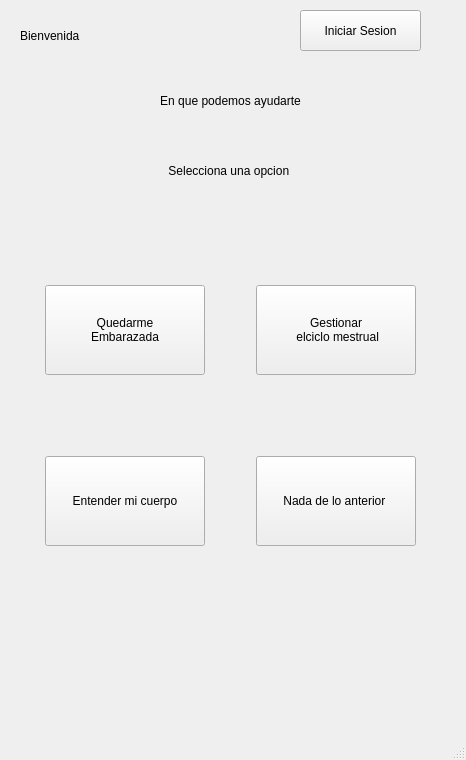
<?xml version="1.0" encoding="UTF-8"?>
<ui version="4.0">
 <class>MainWindow</class>
 <widget class="QMainWindow" name="MainWindow">
  <property name="geometry">
   <rect>
    <x>0</x>
    <y>0</y>
    <width>466</width>
    <height>760</height>
   </rect>
  </property>
  <property name="minimumSize">
   <size>
    <width>466</width>
    <height>760</height>
   </size>
  </property>
  <property name="maximumSize">
   <size>
    <width>466</width>
    <height>760</height>
   </size>
  </property>
  <property name="windowTitle">
   <string>FLOUWER</string>
  </property>
  <widget class="QWidget" name="centralwidget">
   <widget class="QWidget" name="gridLayoutWidget">
    <property name="geometry">
     <rect>
      <x>0</x>
      <y>210</y>
      <width>461</width>
      <height>411</height>
     </rect>
    </property>
    <layout class="QGridLayout" name="gridLayout_2">
     <item row="0" column="0">
      <widget class="QPushButton" name="button_quedarme_embarazada_2">
       <property name="minimumSize">
        <size>
         <width>160</width>
         <height>90</height>
        </size>
       </property>
       <property name="maximumSize">
        <size>
         <width>160</width>
         <height>90</height>
        </size>
       </property>
       <property name="text">
        <string>Quedarme 
Embarazada</string>
       </property>
      </widget>
     </item>
     <item row="1" column="0">
      <widget class="QPushButton" name="button_entendermicuerpo">
       <property name="minimumSize">
        <size>
         <width>160</width>
         <height>90</height>
        </size>
       </property>
       <property name="maximumSize">
        <size>
         <width>160</width>
         <height>90</height>
        </size>
       </property>
       <property name="text">
        <string>Entender mi cuerpo</string>
       </property>
      </widget>
     </item>
     <item row="0" column="1">
      <widget class="QPushButton" name="button_gestionar_ciclo">
       <property name="minimumSize">
        <size>
         <width>160</width>
         <height>90</height>
        </size>
       </property>
       <property name="maximumSize">
        <size>
         <width>160</width>
         <height>90</height>
        </size>
       </property>
       <property name="text">
        <string>Gestionar 
 elciclo mestrual</string>
       </property>
      </widget>
     </item>
     <item row="1" column="1">
      <widget class="QPushButton" name="button_nada_2">
       <property name="minimumSize">
        <size>
         <width>160</width>
         <height>90</height>
        </size>
       </property>
       <property name="maximumSize">
        <size>
         <width>160</width>
         <height>90</height>
        </size>
       </property>
       <property name="text">
        <string>Nada de lo anterior </string>
       </property>
      </widget>
     </item>
    </layout>
   </widget>
   <widget class="QLabel" name="label_2">
    <property name="geometry">
     <rect>
      <x>0</x>
      <y>150</y>
      <width>461</width>
      <height>41</height>
     </rect>
    </property>
    <property name="text">
     <string>Selecciona una opcion </string>
    </property>
    <property name="alignment">
     <set>Qt::AlignCenter</set>
    </property>
   </widget>
   <widget class="QPushButton" name="pushButton_9">
    <property name="geometry">
     <rect>
      <x>300</x>
      <y>10</y>
      <width>121</width>
      <height>41</height>
     </rect>
    </property>
    <property name="minimumSize">
     <size>
      <width>0</width>
      <height>0</height>
     </size>
    </property>
    <property name="maximumSize">
     <size>
      <width>160</width>
      <height>90</height>
     </size>
    </property>
    <property name="text">
     <string>Iniciar Sesion</string>
    </property>
   </widget>
   <widget class="QLabel" name="label">
    <property name="geometry">
     <rect>
      <x>0</x>
      <y>80</y>
      <width>461</width>
      <height>41</height>
     </rect>
    </property>
    <property name="text">
     <string>En que podemos ayudarte</string>
    </property>
    <property name="alignment">
     <set>Qt::AlignCenter</set>
    </property>
   </widget>
   <widget class="QWidget" name="horizontalLayoutWidget">
    <property name="geometry">
     <rect>
      <x>20</x>
      <y>20</y>
      <width>231</width>
      <height>31</height>
     </rect>
    </property>
    <layout class="QHBoxLayout" name="horizontalLayout">
     <item>
      <widget class="QLabel" name="label_3">
       <property name="text">
        <string>Bienvenida</string>
       </property>
      </widget>
     </item>
     <item>
      <widget class="QLabel" name="usernameLabel">
       <property name="text">
        <string/>
       </property>
      </widget>
     </item>
    </layout>
   </widget>
  </widget>
  <widget class="QStatusBar" name="statusbar"/>
 </widget>
 <resources/>
 <connections/>
</ui>
